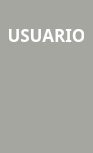
                 <widget class="QWidget" name="wid_sidebar" native="true">
                  <property name="maximumSize">
                   <size>
                    <width>90</width>
                    <height>16777215</height>
                   </size>
                  </property>
                  <property name="styleSheet">
                   <string notr="true">background-color: rgb(165, 166, 159);</string>
                  </property>
                  <layout class="QVBoxLayout" name="verticalLayout_2">
                   <property name="spacing">
                    <number>5</number>
                   </property>
                   <property name="leftMargin">
                    <number>0</number>
                   </property>
                   <property name="topMargin">
                    <number>0</number>
                   </property>
                   <property name="rightMargin">
                    <number>0</number>
                   </property>
                   <property name="bottomMargin">
                    <number>19</number>
                   </property>
                   <item>
                    <widget class="QWidget" name="widget_5" native="true">
                     <property name="styleSheet">
                      <string notr="true">background-color: rgba(255, 255, 255, 0);</string>
                     </property>
                     <layout class="QVBoxLayout" name="verticalLayout">
                      <property name="spacing">
                       <number>0</number>
                      </property>
                      <item>
                       <widget class="QLabel" name="user_png">
                        <property name="text">
                         <string/>
                        </property>
                        <property name="pixmap">
                         <pixmap resource="../autoFiles/qrc.qrc">:/matriculas/img/matriculas/user_wt.png</pixmap>
                        </property>
                        <property name="alignment">
                         <set>Qt::AlignCenter</set>
                        </property>
                       </widget>
                      </item>
                      <item>
                       <widget class="QLabel" name="user_name">
                        <property name="enabled">
                         <bool>true</bool>
                        </property>
                        <property name="minimumSize">
                         <size>
                          <width>75</width>
                          <height>0</height>
                         </size>
                        </property>
                        <property name="font">
                         <font>
                          <family>Yu Gothic UI Semibold</family>
                          <pointsize>13</pointsize>
                          <weight>75</weight>
                          <bold>true</bold>
                         </font>
                        </property>
                        <property name="focusPolicy">
                         <enum>Qt::NoFocus</enum>
                        </property>
                        <property name="acceptDrops">
                         <bool>false</bool>
                        </property>
                        <property name="layoutDirection">
                         <enum>Qt::LeftToRight</enum>
                        </property>
                        <property name="autoFillBackground">
                         <bool>false</bool>
                        </property>
                        <property name="styleSheet">
                         <string notr="true">color: rgb(255, 255, 255);</string>
                        </property>
                        <property name="text">
                         <string>USUARIO</string>
                        </property>
                        <property name="scaledContents">
                         <bool>false</bool>
                        </property>
                        <property name="alignment">
                         <set>Qt::AlignCenter</set>
                        </property>
                       </widget>
                      </item>
                     </layout>
                    </widget>
                   </item>
                   <item>
                    <spacer name="verticalSpacer">
                     <property name="orientation">
                      <enum>Qt::Vertical</enum>
                     </property>
                     <property name="sizeHint" stdset="0">
                      <size>
                       <width>20</width>
                       <height>40</height>
                      </size>
                     </property>
                    </spacer>
                   </item>
                   <item>
                    <widget class="QWidget" name="widget_11" native="true">
                     <property name="styleSheet">
                      <string notr="true">QPushButton{border: 0}</string>
                     </property>
                     <layout class="QVBoxLayout" name="verticalLayout_3">
                      <property name="spacing">
                       <number>0</number>
                      </property>
                      <property name="leftMargin">
                       <number>0</number>
                      </property>
                      <property name="topMargin">
                       <number>0</number>
                      </property>
                      <property name="rightMargin">
                       <number>0</number>
                      </property>
                      <property name="bottomMargin">
                       <number>0</number>
                      </property>
                      <item>
                       <widget class="QPushButton" name="btn_sair">
                        <property name="layoutDirection">
                         <enum>Qt::LeftToRight</enum>
                        </property>
                        <property name="styleSheet">
                         <string notr="true"/>
                        </property>
                        <property name="icon">
                         <iconset>
                          <normalon>:/matriculas/img/matriculas/sair.png</normalon>
                         </iconset>
                        </property>
                        <property name="iconSize">
                         <size>
                          <width>41</width>
                          <height>36</height>
                         </size>
                        </property>
                        <property name="default">
                         <bool>false</bool>
                        </property>
                        <property name="flat">
                         <bool>true</bool>
                        </property>
                       </widget>
                      </item>
                     </layout>
                    </widget>
                   </item>
                   <item>
                    <widget class="QLabel" name="label">
                     <property name="minimumSize">
                      <size>
                       <width>84</width>
                       <height>0</height>
                      </size>
                     </property>
                     <property name="layoutDirection">
                      <enum>Qt::RightToLeft</enum>
                     </property>
                     <property name="text">
                      <string/>
                     </property>
                     <property name="pixmap">
                      <pixmap resource="../autoFiles/qrc.qrc">:/login/img/login/logo_pedras_vivas.png</pixmap>
                     </property>
                    </widget>
                   </item>
                  </layout>
                 </widget>
